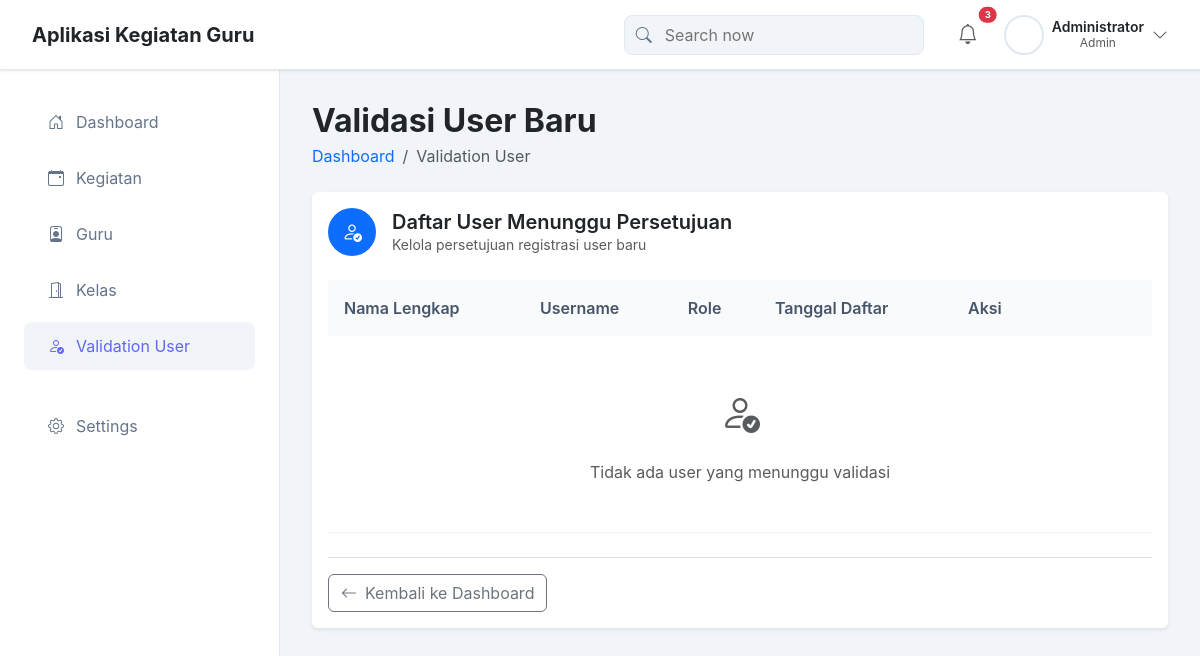
Before: /app/user_validation.php (signed in) with the older database file.
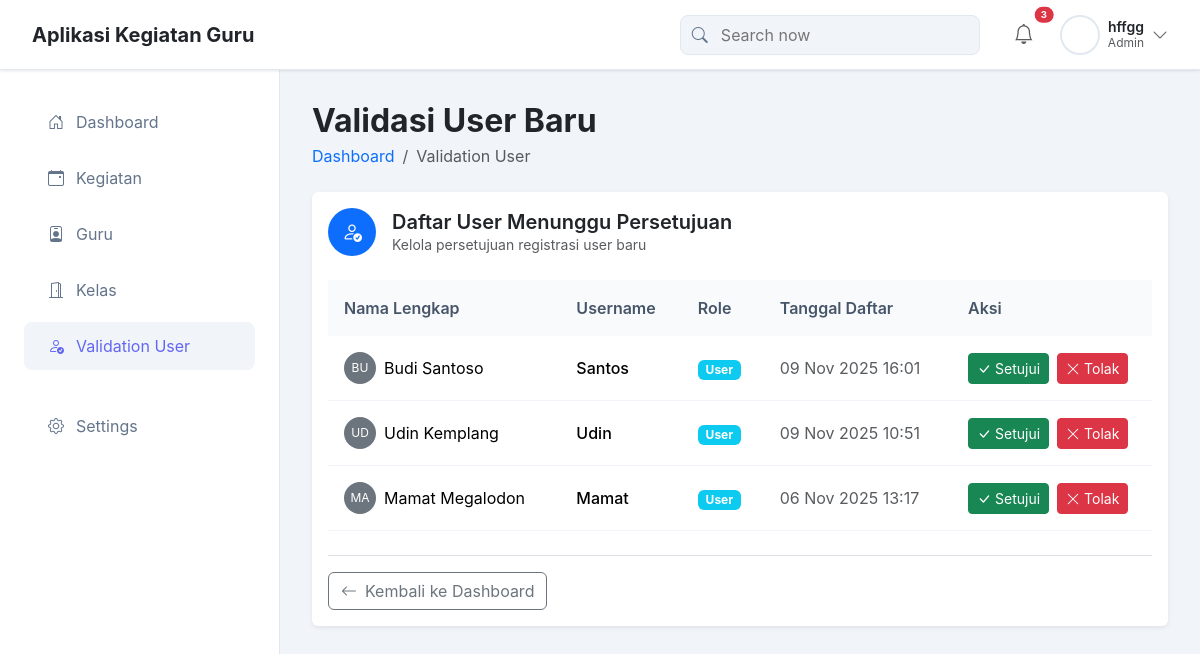
After: the same page with the newer database file.
### tables this page shows
CREATE TABLE `users` (
  `id_user` int(11) NOT NULL,
  `username` varchar(50) NOT NULL,
  `password` varchar(255) NOT NULL,
  `nip_verification` varchar(18) DEFAULT NULL COMMENT 'NIP untuk verifikasi guru',
  `nisn_verification` varchar(10) DEFAULT NULL COMMENT 'NISN untuk verifikasi siswa',
  `nama_lengkap` varchar(100) NOT NULL,
  `role` enum('admin','guru','siswa') DEFAULT NULL COMMENT 'Role will be assigned by admin after verification',
  `status` enum('pending','approved','rejected') NOT NULL DEFAULT 'pending',
  `created_at` timestamp NOT NULL DEFAULT current_timestamp(),
  `email` varchar(100) DEFAULT NULL,
  `phone` varchar(20) DEFAULT NULL,
  `alamat` text DEFAULT NULL,
  `kelas_id` int(11) DEFAULT NULL,
  `profile_picture` varchar(255) DEFAULT NULL
);

### app/user_validation.php (the view, shortened to what this page needs)
<?php
include 'koneksi.php';
$pending_users = mysqli_query($koneksi, "SELECT * FROM users WHERE status = 'pending' ORDER BY created_at DESC");
?>
<!doctype html>
<html lang="en">
<head>
  <link href="https://cdn.jsdelivr.net/npm/bootstrap@5.3.2/dist/css/bootstrap.min.css" rel="stylesheet">
  <link href="https://cdn.jsdelivr.net/npm/bootstrap-icons@1.11.0/font/bootstrap-icons.css" rel="stylesheet">
</head>
<body>
<div class="navbar-hover-zone" id="navbarHoverZone"></div>
<nav class="main-header navbar-visible" id="mainHeader">
  <div class="navbar-brand">
    <h5 class="mb-0 fw-bold text-dark">Aplikasi Kegiatan Guru</h5>
  </div>
  <div class="navbar-actions">
    <div class="search-container">
      <i class="bi bi-search position-absolute" style="left: 12px; color: #64748b; z-index: 1;"></i>
      <input type="text" class="search-box" placeholder="Search now" style="padding-left: 2.5rem;">
    </div>
    <div class="user-section">
      <div class="notification-icon">
        <i class="bi bi-bell text-muted fs-5"></i>
        <span class="position-absolute top-0 start-100 translate-middle badge rounded-pill bg-danger" style="font-size: 0.6rem;">3</span>
      </div>
      <div class="dropdown">
        <button class="btn btn-link text-decoration-none p-0 border-0 d-flex align-items-center gap-2"
                type="button"
                id="userDropdown"
                data-bs-toggle="dropdown"
                aria-expanded="false">
          <?php
          $profile_pic = isset($_SESSION['profile_picture']) && $_SESSION['profile_picture']
              ? '../uploads/profile_pictures/' . $_SESSION['profile_picture']
              : '/img/avatar.png';
          ?>
          <img src="<?php echo $profile_pic; ?>" alt="Admin" class="user-avatar">
          <div class="d-flex flex-column justify-content-center">
            <span class="fw-semibold text-dark" style="font-size: 0.875rem; line-height: 1.2;"><?php echo $_SESSION['nama_lengkap']; ?></span>
            <span class="text-muted" style="font-size: 0.75rem; line-height: 1.2;"><?php echo ucfirst($_SESSION['role'] ?? 'User'); ?></span>
          </div>
          <i class="bi bi-chevron-down text-muted"></i>
        </button>
      </div>
    </div>
  </div>
</nav>
<aside class="sidebar" id="sidebar">
  <div class="p-4">
    <ul class="nav flex-column">
      <li class="nav-item">
        <a class="nav-link" href="index.php">
          <i class="bi bi-house-door"></i>
          Dashboard
        </a>
      </li>
      <li class="nav-item">
        <a class="nav-link" href="kegiatan.php">
          <i class="bi bi-calendar-event"></i>
          Kegiatan
        </a>
      </li>
      <li class="nav-item">
        <a class="nav-link" href="guru.php">
          <i class="bi bi-person-badge"></i>
          Guru
        </a>
      </li>
      <li class="nav-item">
        <a class="nav-link" href="kelas.php">
          <i class="bi bi-door-open"></i>
          Kelas
        </a>
      </li>
      <li class="nav-item">
        <a class="nav-link active" href="user_validation.php">
          <i class="bi bi-person-check"></i>
          Validation User
        </a>
      </li>
      <li class="nav-item mt-4">
        <a class="nav-link" href="settings.php">
          <i class="bi bi-gear"></i>
          Settings
        </a>
      </li>
    </ul>
  </div>
</aside>
<main class="main-content">
  <div class="d-flex align-items-center justify-content-between mb-4">
    <div>
      <h2 class="mb-1 fw-bold">Validasi User Baru</h2>
      <nav aria-label="breadcrumb">
        <ol class="breadcrumb mb-0">
          <li class="breadcrumb-item"><a href="index.php" class="text-decoration-none">Dashboard</a></li>
          <li class="breadcrumb-item active">Validation User</li>
        </ol>
      </nav>
    </div>
  </div>
  <div class="card shadow-sm border-0">
    <div class="card-body">
      <div class="d-flex align-items-center gap-3 mb-4">
        <div class="d-flex align-items-center justify-content-center bg-primary rounded-circle" style="width: 48px; height: 48px;">
          <i class="bi bi-person-check text-white fs-5"></i>
        </div>
        <div>
          <h5 class="mb-0 fw-semibold">Daftar User Menunggu Persetujuan</h5>
          <p class="text-muted mb-0 small">Kelola persetujuan registrasi user baru</p>
        </div>
      </div>
      <div class="table-responsive">
        <table class="table table-modern mb-0">
          <thead>
            <tr>
              <th>Nama Lengkap</th>
              <th>Username</th>
              <th>Role</th>
              <th>Tanggal Daftar</th>
              <th style="width: 200px;">Aksi</th>
            </tr>
          </thead>
          <tbody>
            <?php
            if (mysqli_num_rows($pending_users) > 0) {
                while ($user = mysqli_fetch_assoc($pending_users)) {
                    echo '<tr>';
                    echo '<td>
                            <div class="d-flex align-items-center gap-2">
                              <div class="bg-secondary rounded-circle d-flex align-items-center justify-content-center flex-shrink-0" style="width: 32px; height: 32px; font-size: 0.75rem; color: white;">
                                '.strtoupper(substr($user['nama_lengkap'], 0, 2)).'
                              </div>
                              <span>'.htmlspecialchars($user['nama_lengkap']).'</span>
                            </div>
                          </td>';
                    echo '<td><span class="fw-medium">'.htmlspecialchars($user['username']).'</span></td>';
                    echo '<td><span class="badge bg-info">'.(isset($user['role']) && $user['role'] ? ucfirst($user['role']) : 'User').'</span></td>';
                    echo '<td><span class="text-muted">'.date('d M Y H:i', strtotime($user['created_at'])).'</span></td>';
                    echo '<td>';
                    echo '<div class="d-flex gap-2">';
                    echo '<form method="POST" class="d-inline">';
                    echo '<button type="submit" class="btn btn-success btn-sm"><i class="bi bi-check-lg me-1"></i>Setujui</button>';
                    echo '</form>';
                    echo '<form method="POST" class="d-inline">';
                    echo '<button type="submit" class="btn btn-danger btn-sm"><i class="bi bi-x-lg me-1"></i>Tolak</button>';
                    echo '</form>';
                    echo '</div>';
                    echo '</td>';
                    echo '</tr>';
                }
            } else {
                echo '<tr><td colspan="5" class="text-center text-muted py-5">
                        <i class="bi bi-person-check fs-1 text-muted mb-3 d-block"></i>
                        <p class="mb-0">Tidak ada user yang menunggu validasi</p>
                      </td></tr>';
            }
            ?>
          </tbody>
        </table>
      </div>
      <div class="mt-4 pt-3 border-top">
        <a href="index.php" class="btn btn-outline-secondary">
          <i class="bi bi-arrow-left me-2"></i>Kembali ke Dashboard
        </a>
      </div>
    </div>
  </div>
</main>
</body>
</html>

### app/user_validation.php (style rules this page uses)
:root { --sidebar-bg: #f8f9fa; --sidebar-width: 280px; --header-height: 70px; --primary-color: #6366f1; --success-color: #10b981; --warning-color: #f59e0b; --danger-color: #ef4444; }
body { font-family: -apple-system, BlinkMacSystemFont, 'Segoe UI', Roboto, sans-serif; background-color: #f1f5f9; padding-top: var(--header-height); }
.main-header { height: var(--header-height); background: white; border-bottom: 1px solid #e2e8f0; box-shadow: 0 1px 3px 0 rgb(0 0 0 / 0.1); position: fixed; top: 0; left: 0; right: 0; z-index: 1050; transition: transform 0.6s cubic-bezier(0.25, 0.46, 0.45, 0.94), box-shadow 0.3s ease-out; display: flex; align-items: center; justify-content: space-between; padding: 0 2rem; }
.navbar-visible { transform: translateY(0); box-shadow: 0 1px 3px 0 rgb(0 0 0 / 0.1); }
.navbar-hover-zone { position: fixed; top: 0; left: 0; right: 0; height: 80px; z-index: 1049; pointer-events: none; }
.sidebar { width: var(--sidebar-width); background: white; border-right: 1px solid #e2e8f0; min-height: calc(100vh - var(--header-height)); position: fixed; top: var(--header-height); left: 0; z-index: 1000; transition: top 0.6s cubic-bezier(0.25, 0.46, 0.45, 0.94); }
.navbar-brand { display: flex; align-items: center; height: 100%; }
.navbar-actions { display: flex; align-items: center; gap: 1.5rem; height: 100%; }
.search-container { display: flex; align-items: center; position: relative; }
.user-section { display: flex; align-items: center; gap: 1rem; height: 100%; }
.main-content { margin-left: var(--sidebar-width); padding: 2rem; min-height: calc(100vh - var(--header-height)); }
.nav-link { color: #64748b; padding: 0.75rem 1.5rem; border-radius: 0.5rem; margin: 0.25rem 0; transition: all 0.2s; display: flex; align-items: center; gap: 0.75rem; }
.nav-link:hover, .nav-link.active { background-color: #f1f5f9; color: var(--primary-color); }
.search-box { background: #f1f5f9; border: 1px solid #e2e8f0; border-radius: 0.5rem; padding: 0.5rem 1rem; width: 300px; height: 40px; display: flex; align-items: center; }
.user-avatar { width: 40px; height: 40px; border-radius: 50%; border: 2px solid #e2e8f0; }
.notification-icon { position: relative; display: flex; align-items: center; justify-content: center; width: 40px; height: 40px; }
.table-modern { border: none; }
.table-modern th { background-color: #f8fafc; border: none; font-weight: 600; color: #475569; padding: 1rem; }
.table-modern td { border: none; padding: 1rem; vertical-align: middle; }
.table-modern tbody tr { border-bottom: 1px solid #f1f5f9; }

Changed rows visible on the page:
added users: nama_lengkap "BU", nama_lengkap "Budi Santoso", username "Santos", shows "User", created_at "09 Nov 2025 16:01"
added users: nama_lengkap "UD", nama_lengkap "Udin Kemplang", username "Udin", shows "User", created_at "09 Nov 2025 10:51"
added users: nama_lengkap "MA", nama_lengkap "Mamat Megalodon", username "Mamat", shows "User", created_at "06 Nov 2025 13:17"
Other visible differences:
$_SESSION['nama_lengkap']: "Administrator" → "hffgg"
text no longer shown: "Tidak ada user yang menunggu validasi"
